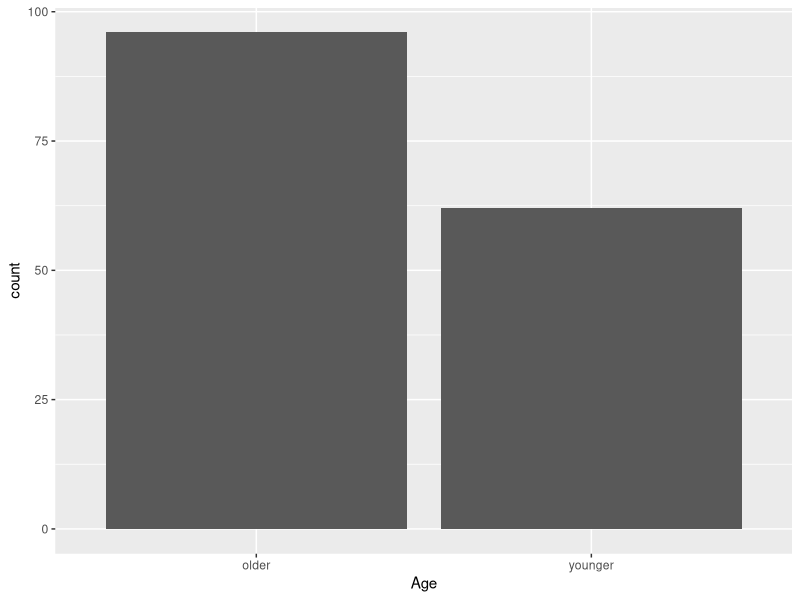
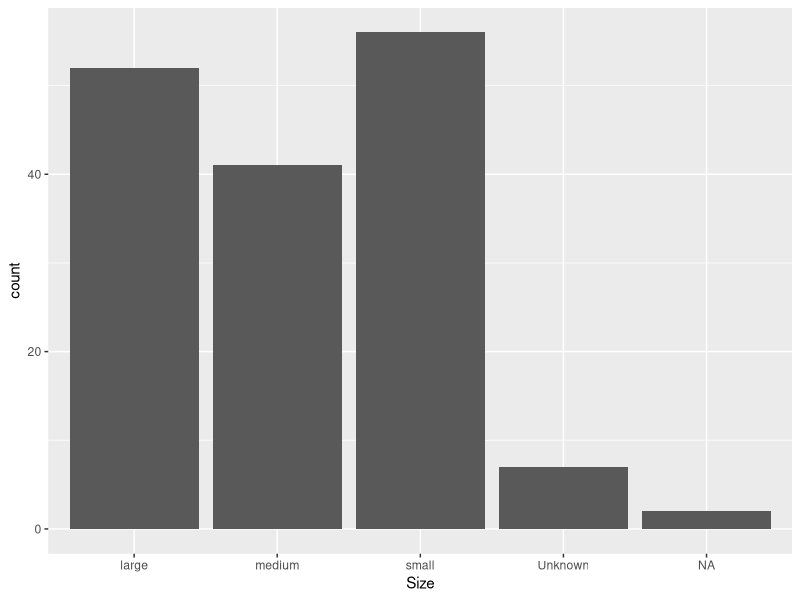
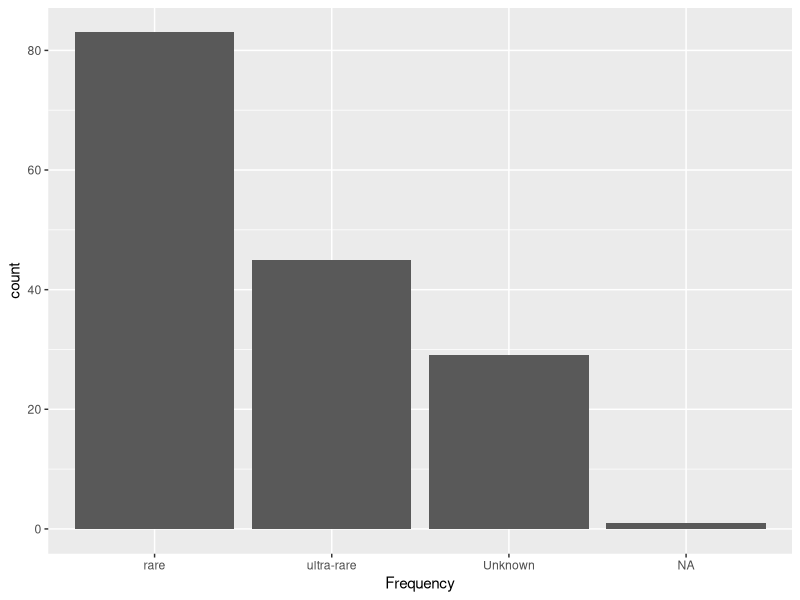

Generate these figures, in order, with R:
library(readxl)
library(magrittr)
library(ggplot2)

survey_data <- read_excel("Patterson_Capstone_Data_Cat_Num_031021.xls")
View(survey_data)


## Bucketing independent variables

survey_data$Frequency <- ifelse(survey_data$`Q6 Birth Frequency`=="More common than 1 in 2,000 births", "rare",
                                ifelse(survey_data$`Q6 Birth Frequency`=="1 in 2,000-50,000 births", "rare",
                                       ifelse(survey_data$`Q6 Birth Frequency`=="1 in 50,000-200,000 births", "rare",
                                              ifelse(survey_data$`Q6 Birth Frequency`=="1 in 200,000-500,000 births", "ultra-rare",
                                                     ifelse(survey_data$`Q6 Birth Frequency`=="1 in 500,000-1,000,000 births", "ultra-rare",
                                                            ifelse(survey_data$`Q6 Birth Frequency`=="Fewer than 1 in 1,000,000 births", "ultra-rare",
                                                                   survey_data$`Q6 Birth Frequency`))))))


survey_data$Size <- ifelse(survey_data$`Q10 Size (#Members)`=="Fewer than 60", "small",
                           ifelse(survey_data$`Q10 Size (#Members)`=="60-300", "small",
                                  ifelse(survey_data$`Q10 Size (#Members)`=="300-1,000", "medium",
                                         ifelse(survey_data$`Q10 Size (#Members)`=="1,000-10,000", "large",
                                                ifelse(survey_data$`Q10 Size (#Members)`=="More than 10,000", "large",
                                                       survey_data$`Q10 Size (#Members)`)))))

survey_data$Age <- ifelse(survey_data$`Q9 Age`=="Less than 5 years ago", "younger",
                          ifelse(survey_data$`Q9 Age`=="5-10 years ago", "younger",
                                 ifelse(survey_data$`Q9 Age`=="10-15 years ago", "older",
                                        ifelse(survey_data$`Q9 Age`=="15+ years ago", "older",
                                               survey_data$`Q9 Age`))))


# histograms of independent variables

ggplot(data = survey_data) + geom_bar(aes(Age))
ggplot(data = survey_data) + geom_bar(aes(Size))
ggplot(data = survey_data) + geom_bar(aes(Frequency))
